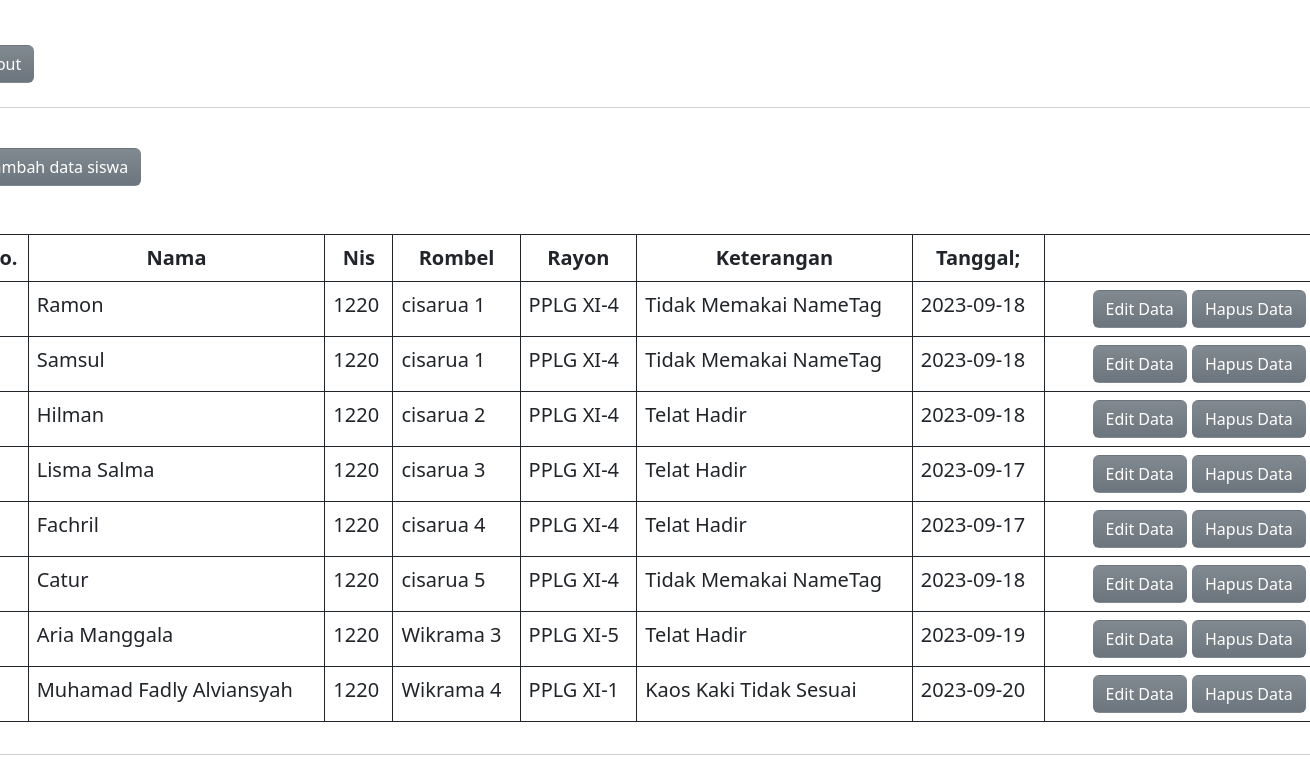
The app's page /gdsApplication/index.php (signed in) with its own data.
### tables this page shows
CREATE TABLE `siswas` (
  `id` int(11) NOT NULL,
  `nama` varchar(50) NOT NULL,
  `nis` int(8) NOT NULL,
  `rayon` varchar(20) NOT NULL,
  `rombel` varchar(20) NOT NULL,
  `keterangan` varchar(100) NOT NULL,
  `date` varchar(30) NOT NULL
);

### gdsApplication/controler.php (called while the page is built, shortened)
<?php
$conn = mysqli_connect("localhost", "root", "", "db_gds");
function query($query)
{
    global $conn;
    $result = mysqli_query($conn, $query);
    $wadah = [];
    while ($baju = mysqli_fetch_assoc($result)) {
        $wadah[] = $baju;
    }
    return $wadah;
}

### gdsApplication/index.php (the view, shortened to what this page needs)
<?php
require 'controler.php';
$siswas = query("SELECT * FROM siswas");
?>
<!DOCTYPE html>
<html lang="en">
<head>
    <link rel="stylesheet" href="https://cdn.jsdelivr.net/npm/bootstrap@5.3.0-alpha1/dist/css/bootstrap.min.css">
</head>
<body>
    <div class="position-absolute top-50 start-50 translate-middle">
        <button type="button" class="text-white btn bg-secondary bg-gradient"><a class="aa" href="logout.php">Logout</a></button>
        <br>
        <br>
        <div class="card">
            <div class="card-body">
                <br>
                <button type="button" class="text-white btn bg-secondary bg-gradient"><a class="aa" href="tambah.php">Tambah data siswa</a></button>
                <br></br>
                <br>
                <table border="1" cellpadding="10" cellspacing="0" class="table table-bordered border-dark">
                    <thead>
                        <tr>
                            <th>No.</th>
                            <th>Nama</th>
                            <th>Nis</th>
                            <th>Rombel</th>
                            <th>Rayon </th>
                            <th>Keterangan</th>
                            <th>Tanggal;</th>
                        </tr>
                    </thead>
                    <tbody>
                        <?php $i = 1; ?>
                        <?php foreach ($siswas as $siswa) { ?>
                            <tr>
                                <td><?= $i; ?></td>
                                <td><?= $siswa["nama"] ?></td>
                                <td><?= $siswa["nis"] ?></td>
                                <td><?= $siswa["rayon"] ?></td>
                                <td><?= $siswa["rombel"] ?></td>
                                <td><?= $siswa["keterangan"] ?></td>
                                <td><?= $siswa["date"] ?></td>
                                <td>
                                    <div class="btns">
                                        <button type="button" class="text-white btn bg-secondary bg-gradient"><a class="aa" href="ubah.php?id=<?= $siswa["id"]; ?>">Edit Data </a> </button>
                                        <button type="button" class="text-white btn bg-secondary bg-gradient"><a class="aa" href="hapus.php?id=<?= $siswa["id"]; ?>" onclick="return confirm ('yakin?')">Hapus Data</a></button>
                                    </div>
                                </td>
                            </tr>
                            <?php $i++; ?>
                        <?php  } ?>
                    </tbody>
                </table>
            </div>
        </div>
</body>
</html>

### gdsApplication/index.php (style rules this page uses)
html { display: flex; align-items: center; background-image: url("img/header_bg.jpg"); margin-bottom: none; background-repeat: no-repeat; background-size: cover; background-position: center; position: relative; height: 100vh; }
.aa { color: #fff; text-decoration: none; }
.card { background-color: #fff; display: flex; justify-content: center; width: 1400px; }
th { text-align: center; font-size: 20px; }
.btns { margin-left: 40px; }
td { font-size: 20px; }

### records on screen
siswas: nama "Ramon", nis "1220", rayon "cisarua 1", rombel "PPLG XI-4", keterangan "Tidak Memakai NameTag", date "2023-09-18"
siswas: nama "Samsul", nis "1220", rayon "cisarua 1", rombel "PPLG XI-4", keterangan "Tidak Memakai NameTag", date "2023-09-18"
siswas: nama "Hilman", nis "1220", rayon "cisarua 2", rombel "PPLG XI-4", keterangan "Telat Hadir", date "2023-09-18"
siswas: nama "Lisma Salma", nis "1220", rayon "cisarua 3", rombel "PPLG XI-4", keterangan "Telat Hadir", date "2023-09-17"
siswas: nama "Fachril", nis "1220", rayon "cisarua 4", rombel "PPLG XI-4", keterangan "Telat Hadir", date "2023-09-17"
siswas: nama "Catur", nis "1220", rayon "cisarua 5", rombel "PPLG XI-4", keterangan "Tidak Memakai NameTag", date "2023-09-18"
siswas: nama "Aria Manggala", nis "1220", rayon "Wikrama 3", rombel "PPLG XI-5", keterangan "Telat Hadir", date "2023-09-19"
siswas: nama "Muhamad Fadly Alviansyah", nis "1220", rayon "Wikrama 4", rombel "PPLG XI-1", keterangan "Kaos Kaki Tidak Sesuai", date "2023-09-20"
